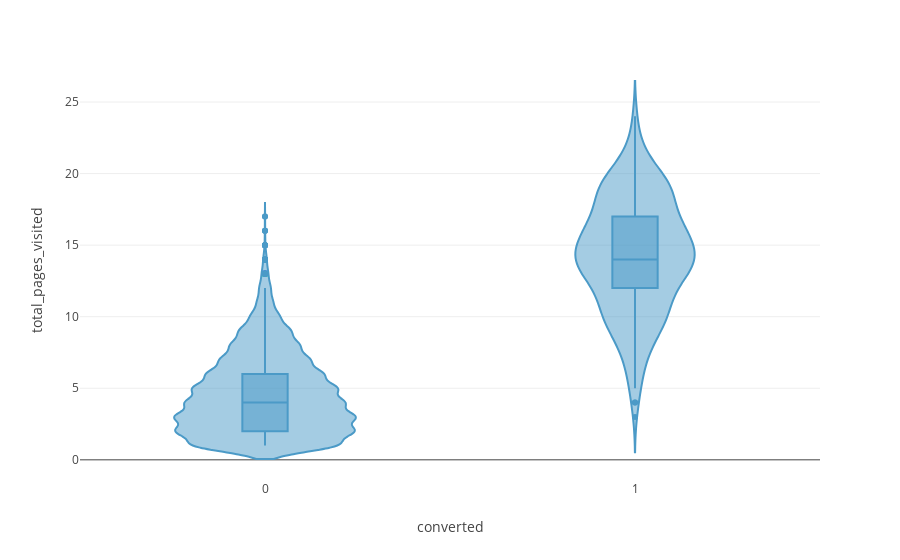

Write notebook code for a chart like this one.
### Markdown cell above
Age seems to be a strong feature as well - the younger the individual is the most likely he/she is to subscribe

### Code cell
fig = px.violin(data_sample, y="total_pages_visited", x="converted", 
        box=True, 
        hover_data=data_sample.columns)

fig.show()

### Figure 1 — Plotly figure (JSON) as saved in the notebook; plotly's stock layout.template omitted (floating-point values rounded to 4 significant figures; data arrays with more than 128 entries replaced by an {"elided": "..."} marker saying what was removed)
{"data": [{"alignmentgroup": "True", "box": {"visible": true}, "customdata": {"elided": "10000x4 mixed values"}, "hovertemplate": "converted=%{x}<br>total_pages_visited=%{y}<br>country=%{customdata[0]}<br>age=%{customdata[1]}<br>new_user=%{customdata[2]}<br>source=%{customdata[3]}<extra></extra>", "legendgroup": "", "marker": {"color": "#4B9AC7"}, "name": "", "offsetgroup": "", "orientation": "v", "scalegroup": "True", "showlegend": false, "type": "violin", "x": {"elided": "10000 int values"}, "x0": " ", "xaxis": "x", "y": {"elided": "10000 int values"}, "y0": " ", "yaxis": "y"}], "layout": {"legend": {"tracegroupgap": 0}, "margin": {"t": 60}, "violinmode": "group", "xaxis": {"anchor": "y", "domain": [0, 1], "title": {"text": "converted"}}, "yaxis": {"anchor": "x", "domain": [0, 1], "title": {"text": "total_pages_visited"}}}}
